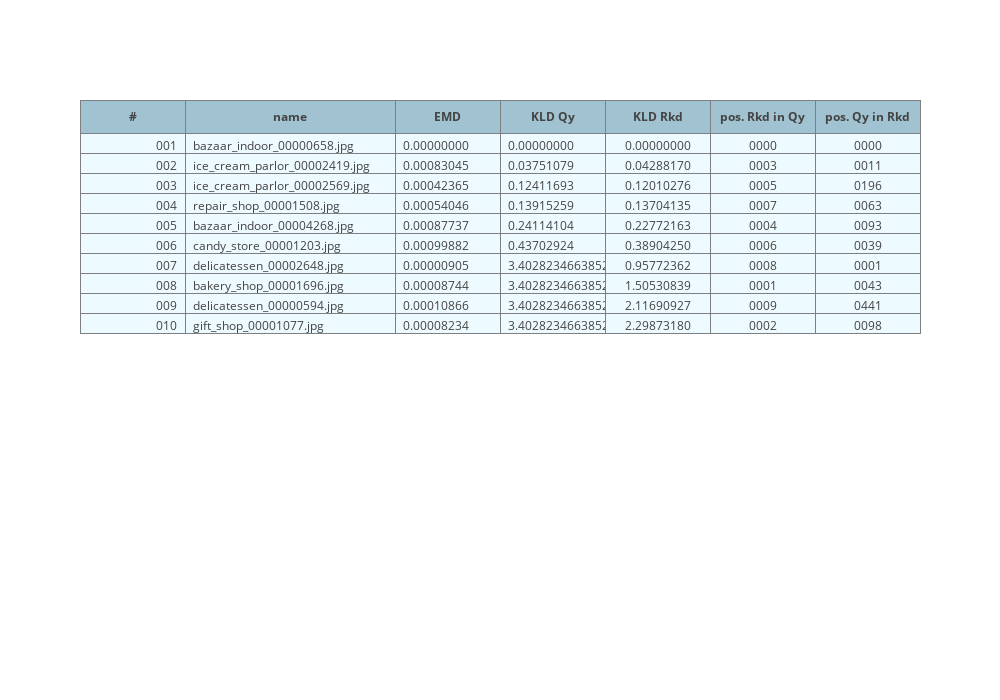

Notebook code for this chart:
### Markdown cell above
### Kullback-Leibler Ranked to Query sorted

### Code cell
data.sort(order=('KLD Rkd'))

plytable(data, dt['names'])

### Figure 1 — Plotly figure (JSON) as saved in the notebook; plotly's stock layout.template omitted (floating-point values rounded to 4 significant figures)
{"data": [{"cells": {"align": ["right", "left", "left", "left", "center", "center"], "fill": {"color": "#EDFAFF"}, "format": ["03d", null, ".8f", ".8f", ".8f", "04d", "04d"], "line": {"color": "#7D7F80"}, "values": [[1, 2, 3, 4, 5, 6, 7, 8, 9, 10], ["bazaar_indoor_00000658.jpg", "ice_cream_parlor_00002419.jpg", "ice_cream_parlor_00002569.jpg", "repair_shop_00001508.jpg", "bazaar_indoor_00004268.jpg", "candy_store_00001203.jpg", "delicatessen_00002648.jpg", "bakery_shop_00001696.jpg", "delicatessen_00000594.jpg", "gift_shop_00001077.jpg"], [0, 0.0008304, 0.0004236, 0.0005405, 0.0008774, 0.0009988, 9.052e-06, 8.744e-05, 0.0001087, 8.234e-05], [0, 0.03751, 0.1241, 0.1392, 0.2411, 0.437, 3.403e+38, 3.403e+38, 3.403e+38, 3.403e+38], [0, 0.04288, 0.1201, 0.137, 0.2277, 0.389, 0.9577, 1.505, 2.117, 2.299], [0, 3, 5, 7, 4, 6, 8, 1, 9, 2], [0, 11, 196, 63, 93, 39, 1, 43, 441, 98]]}, "columnwidth": [1, 2, 1, 1, 1, 1, 1], "header": {"align": ["center", "center", "center", "center", "center"], "fill": {"color": "#a1c3d1"}, "line": {"color": "#7D7F80"}, "values": ["<b>#</b>", "<b>name</b>", "<b>EMD</b>", "<b>KLD Qy</b>", "<b>KLD Rkd</b>", "<b>pos. Rkd in Qy</b>", "<b>pos. Qy in Rkd</b>"]}, "type": "table"}], "layout": {"height": 700, "width": 1000}}
